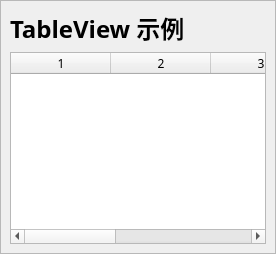
      <widget class="QWidget" name="page_7">
       <layout class="QGridLayout" name="gridLayout_26">
        <property name="leftMargin">
         <number>0</number>
        </property>
        <property name="topMargin">
         <number>0</number>
        </property>
        <property name="rightMargin">
         <number>0</number>
        </property>
        <property name="bottomMargin">
         <number>0</number>
        </property>
        <item row="0" column="0">
         <widget class="QFrame" name="frame_3">
          <property name="frameShape">
           <enum>QFrame::Shape::StyledPanel</enum>
          </property>
          <property name="frameShadow">
           <enum>QFrame::Shadow::Raised</enum>
          </property>
          <layout class="QGridLayout" name="gridLayout_5">
           <item row="0" column="0">
            <widget class="QLabel" name="label_16">
             <property name="font">
              <font>
               <family>微软雅黑</family>
               <pointsize>18</pointsize>
               <bold>true</bold>
              </font>
             </property>
             <property name="text">
              <string>TableView 示例</string>
             </property>
            </widget>
           </item>
           <item row="1" column="0">
            <widget class="QTableWidget" name="tableWidget">
             <property name="font">
              <font>
               <family>微软雅黑</family>
              </font>
             </property>
             <property name="selectionBehavior">
              <enum>QAbstractItemView::SelectionBehavior::SelectItems</enum>
             </property>
             <property name="rowCount">
              <number>0</number>
             </property>
             <property name="columnCount">
              <number>5</number>
             </property>
             <column/>
             <column/>
             <column/>
             <column/>
             <column/>
            </widget>
           </item>
          </layout>
         </widget>
        </item>
       </layout>
      </widget>
